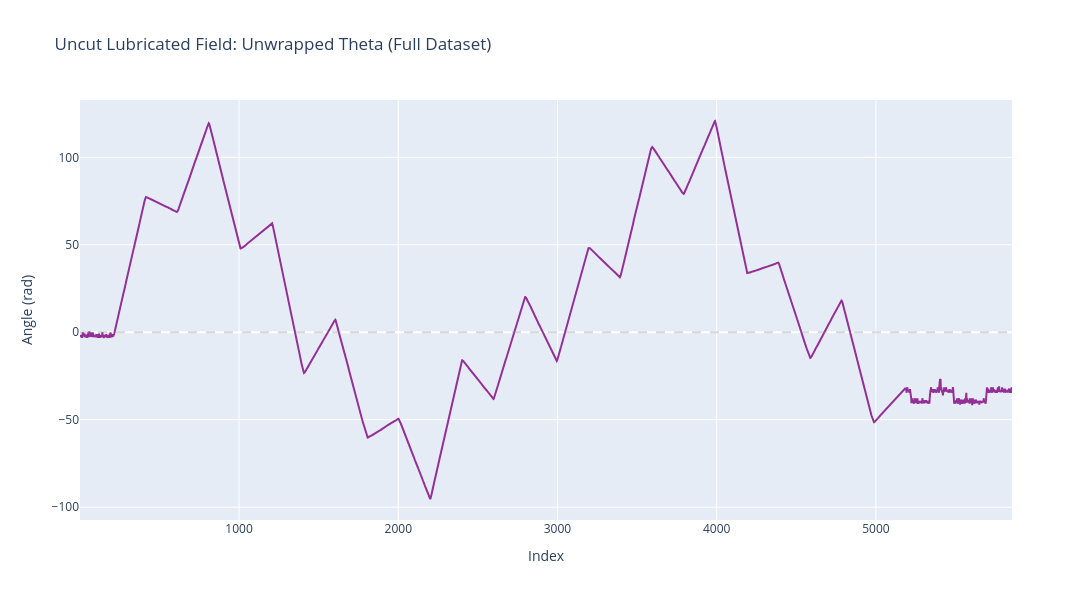
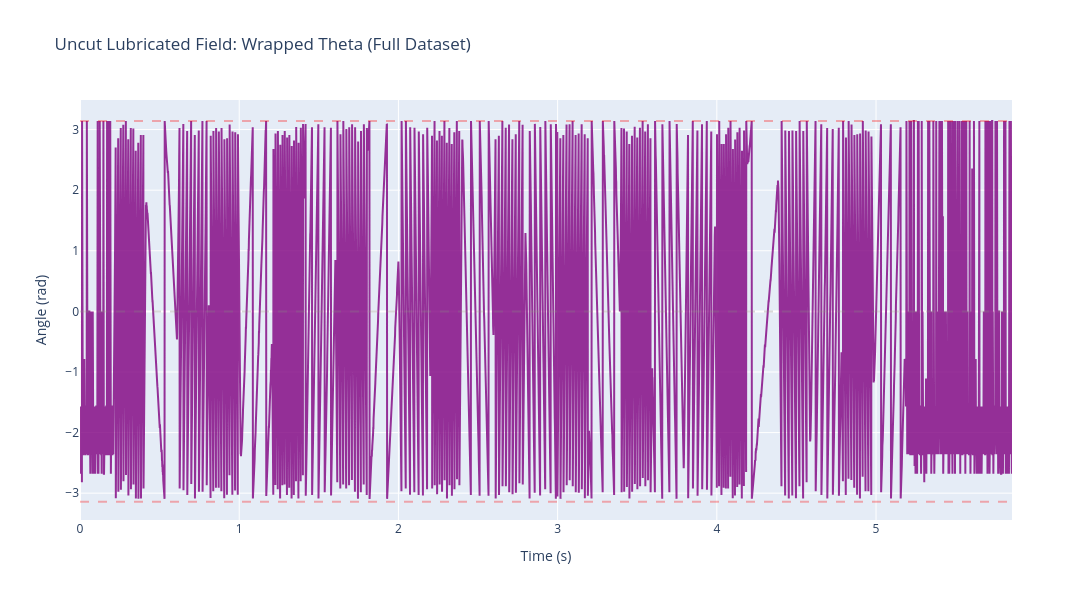

Source (notebook cell) for these figures, in order:
### Markdown cell above
## Summary Statistics

### Code cell
# Load uncut (full) lubricated field data
field_tbl_lube_full = pd.read_csv(FIELD_FILE_LUBE, skiprows=6, sep=';')
idx_lube_full = field_tbl_lube_full['Index'].values
t_field_lube_full = idx_lube_full * 1e-3  # Convert ms to seconds
t_field_lube_full = t_field_lube_full - t_field_lube_full[0]  # Start from zero

Bx_lube_full = field_tbl_lube_full['Bx[mT]'].values
By_lube_full = field_tbl_lube_full['By[mT]'].values
Bz_lube_full = field_tbl_lube_full['Bz[mT]'].values

theta_field_wrapped_lube_full = np.arctan2(Bz_lube_full, By_lube_full)
theta_field_lube_full = np.unwrap(theta_field_wrapped_lube_full)

print(f"Uncut lubricated field: {len(t_field_lube_full)} samples")
print(f"Time range: [{t_field_lube_full[0]:.3f}, {t_field_lube_full[-1]:.3f}] s")
print(f"Theta range: [{np.min(theta_field_lube_full):.2f}, {np.max(theta_field_lube_full):.2f}] rad")

# Plot uncut lubricated field (unwrapped)
fig_uncut_unwrapped = go.Figure()
fig_uncut_unwrapped.add_trace(go.Scatter(
    x=idx_lube_full, y=theta_field_lube_full, mode='lines',
    name='Uncut Lubricated θ_field (unwrapped)',
    line=dict(color='purple', width=2),
    opacity=0.8
))
fig_uncut_unwrapped.update_layout(
    title='Uncut Lubricated Field: Unwrapped Theta (Full Dataset)',
    xaxis_title='Index',
    yaxis_title='Angle (rad)',
    hovermode='closest',
    width=1400,
    height=600
)
fig_uncut_unwrapped.add_hline(y=0, line_dash="dash", line_color="gray", opacity=0.3)
fig_uncut_unwrapped.show()

# Plot uncut lubricated field (wrapped)
fig_uncut_wrapped = go.Figure()
fig_uncut_wrapped.add_trace(go.Scatter(
    x=t_field_lube_full, y=theta_field_wrapped_lube_full, mode='lines',
    name='Uncut Lubricated θ_field (wrapped)',
    line=dict(color='purple', width=2),
    opacity=0.8
))
fig_uncut_wrapped.update_layout(
    title='Uncut Lubricated Field: Wrapped Theta (Full Dataset)',
    xaxis_title='Time (s)',
    yaxis_title='Angle (rad)',
    hovermode='closest',
    width=1400,
    height=600
)
fig_uncut_wrapped.add_hline(y=0, line_dash="dash", line_color="gray", opacity=0.3)
fig_uncut_wrapped.add_hline(y=np.pi, line_dash="dash", line_color="red", opacity=0.3)
fig_uncut_wrapped.add_hline(y=-np.pi, line_dash="dash", line_color="red", opacity=0.3)
fig_uncut_wrapped.show()

### Figure 1 — Plotly figure (JSON) as saved in the notebook; plotly's stock layout.template omitted (floating-point values rounded to 4 significant figures; data arrays with more than 128 entries replaced by an {"elided": "..."} marker saying what was removed)
{"data": [{"line": {"color": "purple", "width": 2}, "mode": "lines", "name": "Uncut Lubricated θ_field (unwrapped)", "opacity": 0.8, "type": "scatter", "x": {"elided": "5855 int values"}, "y": {"elided": "5855 float values"}}], "layout": {"height": 600, "hovermode": "closest", "shapes": [{"line": {"color": "gray", "dash": "dash"}, "opacity": 0.3, "type": "line", "x0": 0, "x1": 1, "xref": "x domain", "y0": 0, "y1": 0, "yref": "y"}], "title": {"text": "Uncut Lubricated Field: Unwrapped Theta (Full Dataset)"}, "width": 1400, "xaxis": {"title": {"text": "Index"}}, "yaxis": {"title": {"text": "Angle (rad)"}}}}

### Figure 2 — Plotly figure (JSON) as saved in the notebook; plotly's stock layout.template omitted (floating-point values rounded to 4 significant figures; data arrays with more than 128 entries replaced by an {"elided": "..."} marker saying what was removed)
{"data": [{"line": {"color": "purple", "width": 2}, "mode": "lines", "name": "Uncut Lubricated θ_field (wrapped)", "opacity": 0.8, "type": "scatter", "x": {"elided": "5855 float values"}, "y": {"elided": "5855 float values"}}], "layout": {"height": 600, "hovermode": "closest", "shapes": [{"line": {"color": "gray", "dash": "dash"}, "opacity": 0.3, "type": "line", "x0": 0, "x1": 1, "xref": "x domain", "y0": 0, "y1": 0, "yref": "y"}, {"line": {"color": "red", "dash": "dash"}, "opacity": 0.3, "type": "line", "x0": 0, "x1": 1, "xref": "x domain", "y0": 3.142, "y1": 3.142, "yref": "y"}, {"line": {"color": "red", "dash": "dash"}, "opacity": 0.3, "type": "line", "x0": 0, "x1": 1, "xref": "x domain", "y0": -3.142, "y1": -3.142, "yref": "y"}], "title": {"text": "Uncut Lubricated Field: Wrapped Theta (Full Dataset)"}, "width": 1400, "xaxis": {"title": {"text": "Time (s)"}}, "yaxis": {"title": {"text": "Angle (rad)"}}}}
